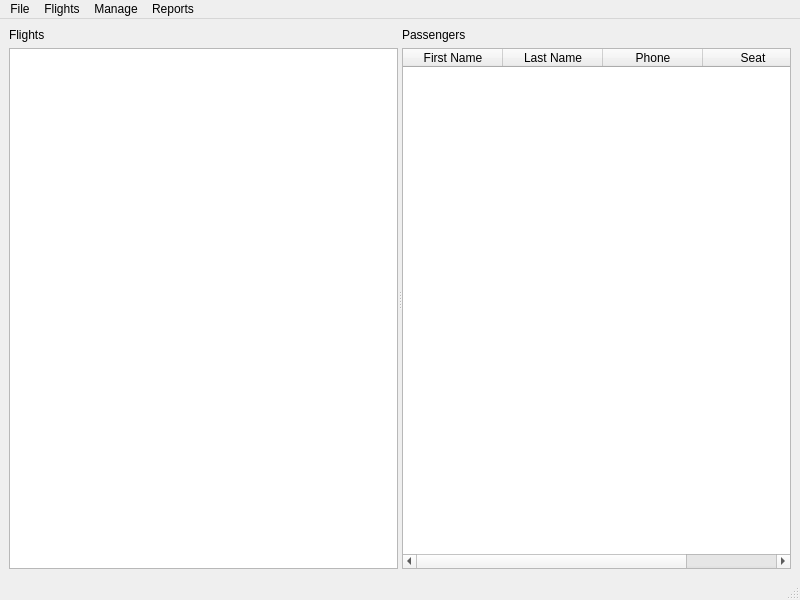
<?xml version="1.0" encoding="UTF-8"?>
<ui version="4.0">
 <class>MainWindow</class>
 <widget class="QMainWindow" name="MainWindow">
  <property name="geometry">
   <rect>
    <x>0</x>
    <y>0</y>
    <width>800</width>
    <height>600</height>
   </rect>
  </property>
  <property name="windowTitle">
   <string>Flight Management System</string>
  </property>
  <widget class="QWidget" name="centralwidget">
   <layout class="QHBoxLayout" name="horizontalLayout">
    <item>
     <widget class="QSplitter" name="splitter">
      <property name="orientation">
       <enum>Qt::Horizontal</enum>
      </property>
      <widget class="QWidget" name="leftWidget" native="true">
       <layout class="QVBoxLayout" name="verticalLayout">
        <item>
         <widget class="QLabel" name="flightListLabel">
          <property name="text">
           <string>Flights</string>
          </property>
         </widget>
        </item>
        <item>
         <widget class="QListWidget" name="flightList"/>
        </item>
       </layout>
      </widget>
      <widget class="QWidget" name="rightWidget" native="true">
       <layout class="QVBoxLayout" name="verticalLayout_2">
        <item>
         <widget class="QLabel" name="passengerTableLabel">
          <property name="text">
           <string>Passengers</string>
          </property>
         </widget>
        </item>
        <item>
         <widget class="QTableWidget" name="passengerTable">
          <column>
           <property name="text">
            <string>First Name</string>
           </property>
          </column>
          <column>
           <property name="text">
            <string>Last Name</string>
           </property>
          </column>
          <column>
           <property name="text">
            <string>Phone</string>
           </property>
          </column>
          <column>
           <property name="text">
            <string>Seat</string>
           </property>
          </column>
         </widget>
        </item>
       </layout>
      </widget>
     </widget>
    </item>
   </layout>
  </widget>
  <widget class="QMenuBar" name="menubar">
   <property name="geometry">
    <rect>
     <x>0</x>
     <y>0</y>
     <width>800</width>
     <height>21</height>
    </rect>
   </property>
   <widget class="QMenu" name="menuFile">
    <property name="title">
     <string>File</string>
    </property>
    <addaction name="actionSaveData"/>
    <addaction name="actionLoadData"/>
    <addaction name="actionExportData"/>
    <addaction name="separator"/>
    <addaction name="actionExit"/>
   </widget>
   <widget class="QMenu" name="menuFlights">
    <property name="title">
     <string>Flights</string>
    </property>
    <addaction name="actionNewFlight"/>
    <addaction name="actionEditFlight"/>
    <addaction name="actionDeleteFlight"/>
   </widget>
   <widget class="QMenu" name="menuPassengers">
    <property name="title">
     <string>Manage</string>
    </property>
    <addaction name="actionAddPassenger"/>
    <addaction name="actionEditPassenger"/>
    <addaction name="actionRemovePassenger"/>
    <addaction name="separator"/>
    <addaction name="actionSearchPassenger"/>
   </widget>
   <widget class="QMenu" name="menuReports">
    <property name="title">
     <string>Reports</string>
    </property>
    <addaction name="actionFlightReport"/>
    <addaction name="actionPassengerReport"/>
    <addaction name="actionRevenueReport"/>
   </widget>
   <addaction name="menuFile"/>
   <addaction name="menuFlights"/>
   <addaction name="menuPassengers"/>
   <addaction name="menuReports"/>
  </widget>
  <widget class="QStatusBar" name="statusbar"/>
  <action name="actionSaveData">
   <property name="text">
    <string>Save Data</string>
   </property>
   <property name="shortcut">
    <string>Ctrl+S</string>
   </property>
  </action>
  <action name="actionLoadData">
   <property name="text">
    <string>Load Data</string>
   </property>
   <property name="shortcut">
    <string>Ctrl+O</string>
   </property>
  </action>
  <action name="actionExportData">
   <property name="text">
    <string>Export Data</string>
   </property>
   <property name="shortcut">
    <string>Ctrl+E</string>
   </property>
  </action>
  <action name="actionExit">
   <property name="text">
    <string>Exit</string>
   </property>
   <property name="shortcut">
    <string>Alt+F4</string>
   </property>
  </action>
  <action name="actionNewFlight">
   <property name="text">
    <string>New Flight</string>
   </property>
   <property name="shortcut">
    <string>Ctrl+N</string>
   </property>
  </action>
  <action name="actionEditFlight">
   <property name="text">
    <string>Edit Flight</string>
   </property>
  </action>
  <action name="actionDeleteFlight">
   <property name="text">
    <string>Delete Flight</string>
   </property>
   <property name="shortcut">
    <string>Del</string>
   </property>
  </action>
  <action name="actionAddPassenger">
   <property name="text">
    <string>Add Passenger</string>
   </property>
  </action>
  <action name="actionEditPassenger">
   <property name="text">
    <string>Edit Passenger</string>
   </property>
  </action>
  <action name="actionRemovePassenger">
   <property name="text">
    <string>Remove Passenger</string>
   </property>
  </action>
  <action name="actionSearchPassenger">
   <property name="text">
    <string>Search Passenger</string>
   </property>
   <property name="shortcut">
    <string>Ctrl+F</string>
   </property>
  </action>
  <action name="actionFlightReport">
   <property name="text">
    <string>Flight Report</string>
   </property>
  </action>
  <action name="actionPassengerReport">
   <property name="text">
    <string>Passenger Report</string>
   </property>
  </action>
  <action name="actionRevenueReport">
   <property name="text">
    <string>Revenue Report</string>
   </property>
  </action>
 </widget>
 <resources/>
 <connections/>
</ui> 
